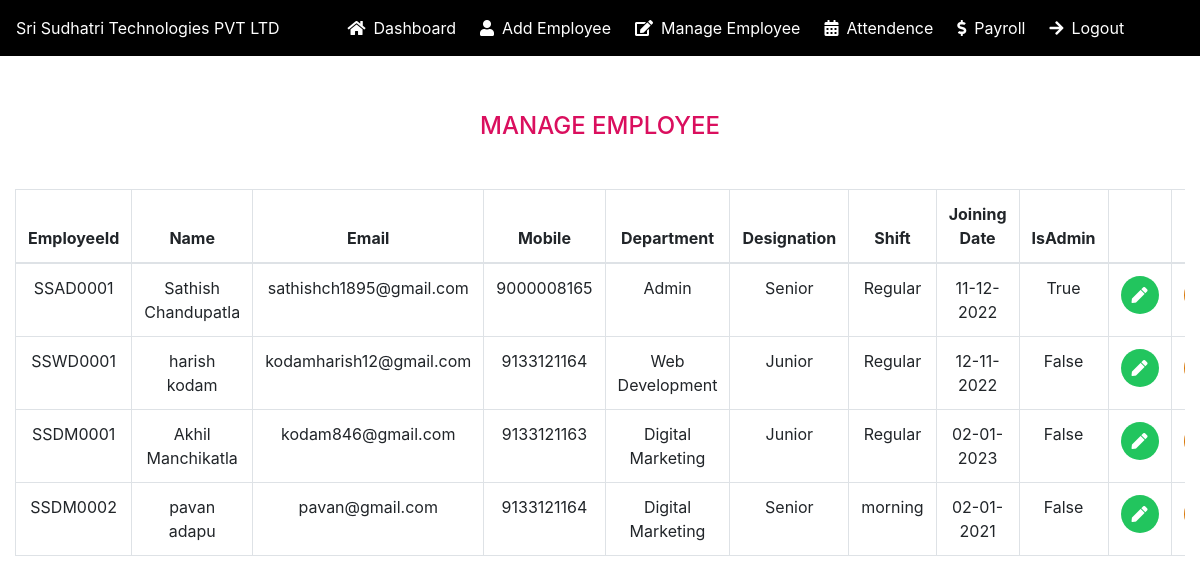
Screenshot of /manage/ with the database file from the repository.
### hrm_admin/models.py (models this page shows, shortened)
class Employee(models.Model):
    firstName=models.CharField(max_length=64)
    lastName=models.CharField(max_length=64)
    fatherName=models.CharField(max_length=64)
    email=models.EmailField()
    dOB=models.DateField()
    phoneNumber=models.IntegerField(max_length=10)
    maritialStatus=models.CharField(max_length=50)
    gender=models.CharField(max_length=50)
    localAddress=models.TextField()
    permanentAddress=models.TextField()
    employeeId=models.CharField(primary_key=True,max_length=9)
    department=models.ForeignKey(Department,on_delete=models.CASCADE)
    designation=models.ForeignKey(Position,on_delete=models.CASCADE)
    shift=models.CharField(max_length=50)
    dOJ=models.DateField()
    isAdmin=models.BooleanField(default=False)
    userName=models.CharField(max_length=10)
    password=models.CharField(max_length=9)

class Department(models.Model):
    deptName=models.CharField(max_length=64)
    def __str__(self):
        return self.deptName

class Position(models.Model):
    title=models.CharField(max_length=100)
    def __str__(self):
        return self.title

### hrm_admin/views.py (the view)
# urls.py: path('manage/',views.manageEmployee,name='manage'),
def manageEmployee(request):
    if request.method =='POST':
        pass
    else:
        employees=Employee.objects.all()
        context={'employees':employees}
        return render(request,'hrmadmin/manage-employee.html',context)

### templates/hrmadmin/manage-employee.html (shortened to what this page needs)
{% extends './base.html' %} {% block content %}
 <div class="container-fluid mt-5">
    <div class="row">
        <div class="col-md-12">
            <h4 class="mb-5 text-uppercase text-center mt-2 mb-3">Manage Employee</h4>
            <div class="table-responsive">
                <table class="table table-hover table-bordered ">
                    <thead class="text-center">
                      <tr>
                        <th>EmployeeId</th>
                        <th>Name</th>
                        <th>Email</th>
                        <th>Mobile</th>
                        <th>Department</th>
                        <th>Designation</th>
                        <th>Shift</th>
                        <th>Joining Date</th>
                        <th>IsAdmin</th>
                        <th></th>
                        <th></th>
                      </tr>
                    </thead>
                    <tbody class="text-center">
                      {% for emp in employees %}
                      <tr>
                        <td>{{emp.employeeId}}</td>
                        <td>{{emp.firstName}} {{emp.lastName}}</td>
                        <td>{{emp.email}}</td>
                        <td>{{emp.phoneNumber}}</td>
                        <td>{{emp.department}}</td>
                        <td>{{emp.designation}}</td>
                        <td>{{emp.shift}}</td>
                        <td>{{emp.dOJ|date:"d-m-Y"}}</td>
                        <td>{{emp.isAdmin}}</td>
                        <td ><a href="{% url 'update' emp.employeeId %}"><i  class="fa fa-pen"></i></a></td>
                        <td ><a href="{% url 'delete' emp.employeeId %}"></a></td>
                      </tr>
                      {% endfor %}
                    </tbody>
                  </table>
            </div>
        </div>
    </div>
 </div>
{% endblock content %}

### templates/hrmadmin/base.html (shortened to what this page needs)
{% load static %}
<!DOCTYPE html>
<html lang="en">
<head>
    <link rel="stylesheet" href="https://cdn.jsdelivr.net/npm/bootstrap@4.6.2/dist/css/bootstrap.min.css">
  <link rel="stylesheet" href="https://cdnjs.cloudflare.com/ajax/libs/font-awesome/5.15.3/css/all.min.css" />
  <link rel="stylesheet"  href="{% static 'css/admin/base.css' %}">
  <link rel="stylesheet"  href="{% static 'css/admin/dashboard.css' %}">
  <link rel="stylesheet"  href="{% static 'css/admin/addemployee.css' %}">
  <link rel="stylesheet"  href="{% static 'css/admin/manage-employee.css' %}">
</head>
<body>
      <nav class="navbar navbar-expand-lg ">
        <a class="navbar-brand font" href="#">Sri Sudhatri Technologies PVT LTD</a>
        <div class="collapse navbar-collapse" id="navbarTogglerDemo02">
            <ul class="navbar-nav mr-auto mt-2 mt-lg-0">
                <li class="nav-item mr-2">
                  <a class="nav-link" href="{% url 'dashboard' %}"><i class="fas fa-home mr-2"></i>Dashboard</a>
                </li>
                <li class="nav-item mr-2">
                  <a class="nav-link" href="{% url 'add' %}"><i class="fas fa-user mr-2"></i>Add Employee</a>
                </li>
                <li class="nav-item mr-2">
                    <a class="nav-link" href="{% url 'manage' %}"><i class="fas fa-edit mr-2"></i>Manage Employee</a>
                </li>
                <li class="nav-item mr-2">
                    <a class="nav-link" href="{% url 'attendance' %}"><i class="fas fa-calendar-alt mr-2"></i>Attendence</a>
                  </li>
                <li class="nav-item mr-2">
                    <a class="nav-link" href="#"><i class="fas 	fa-dollar-sign mr-2"></i>Payroll</a>
                </li>
                <li class="nav-item mr-2">
                    <a class="nav-link"  href="{% url 'logout' %}"><i class="fas fa-arrow-right mr-2"></i>Logout</a>
                </li>
              </ul>
        </div>
      </nav>
    {% block content %}
    {% endblock content %}
</body>
</html>

### static/css/admin/base.css (style rules this page uses)
.navbar { background-color: #000; }
.navbar-nav { margin: auto; }
.navbar-toggler,.nav-link { color:#fff; }
.font { font-size:1rem !important; color:#fff; }

### static/css/admin/addemployee.css (style rules this page uses)
h4 { margin-top: 10px; margin-bottom: 50px; color: #da0f5e; }

### static/css/admin/manage-employee.css (style rules this page uses)
.fa-pen { color: #ffffff; background: #22C55E; padding: 11px; border-radius: 50%; }

### rows the page displays
Employee: employeeId "SSAD0001", firstName "Sathish", lastName "Chandupatla", email "sathishch1895@gmail.com", phoneNumber "9000008165", department "Admin", designation "Senior", shift "Regular", dOJ "11-12-2022", isAdmin "True"
Employee: employeeId "SSWD0001", firstName "harish", lastName "kodam", email "kodamharish12@gmail.com", phoneNumber "9133121164", department "Web Development", designation "Junior", shift "Regular", dOJ "12-11-2022", isAdmin "False"
Employee: employeeId "SSDM0001", firstName "Akhil", lastName "Manchikatla", email "kodam846@gmail.com", phoneNumber "9133121163", department "Digital Marketing", designation "Junior", shift "Regular", dOJ "02-01-2023", isAdmin "False"
Employee: employeeId "SSDM0002", firstName "pavan", lastName "adapu", email "pavan@gmail.com", phoneNumber "9133121164", department "Digital Marketing", designation "Senior", shift "morning", dOJ "02-01-2021", isAdmin "False"
